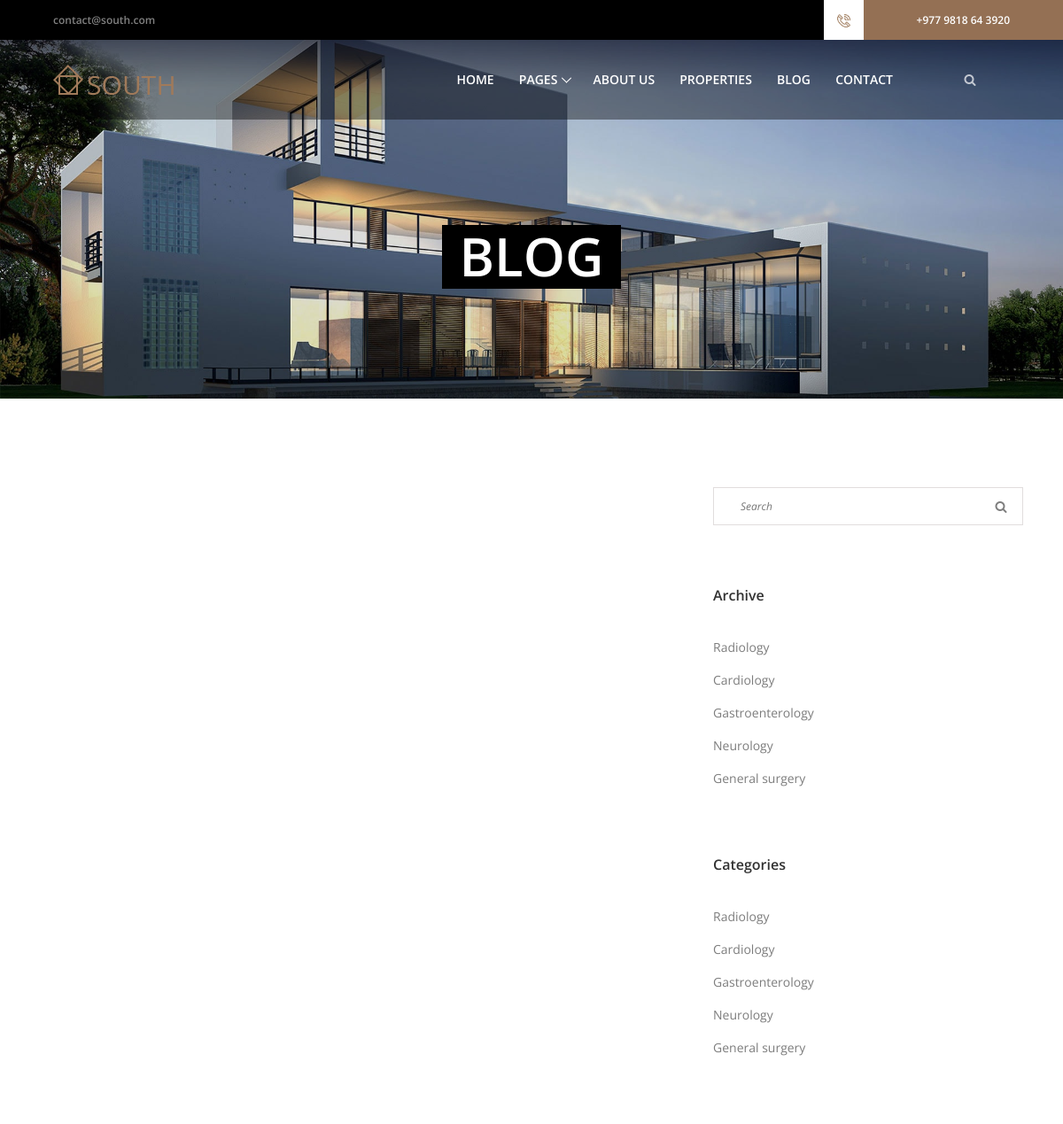
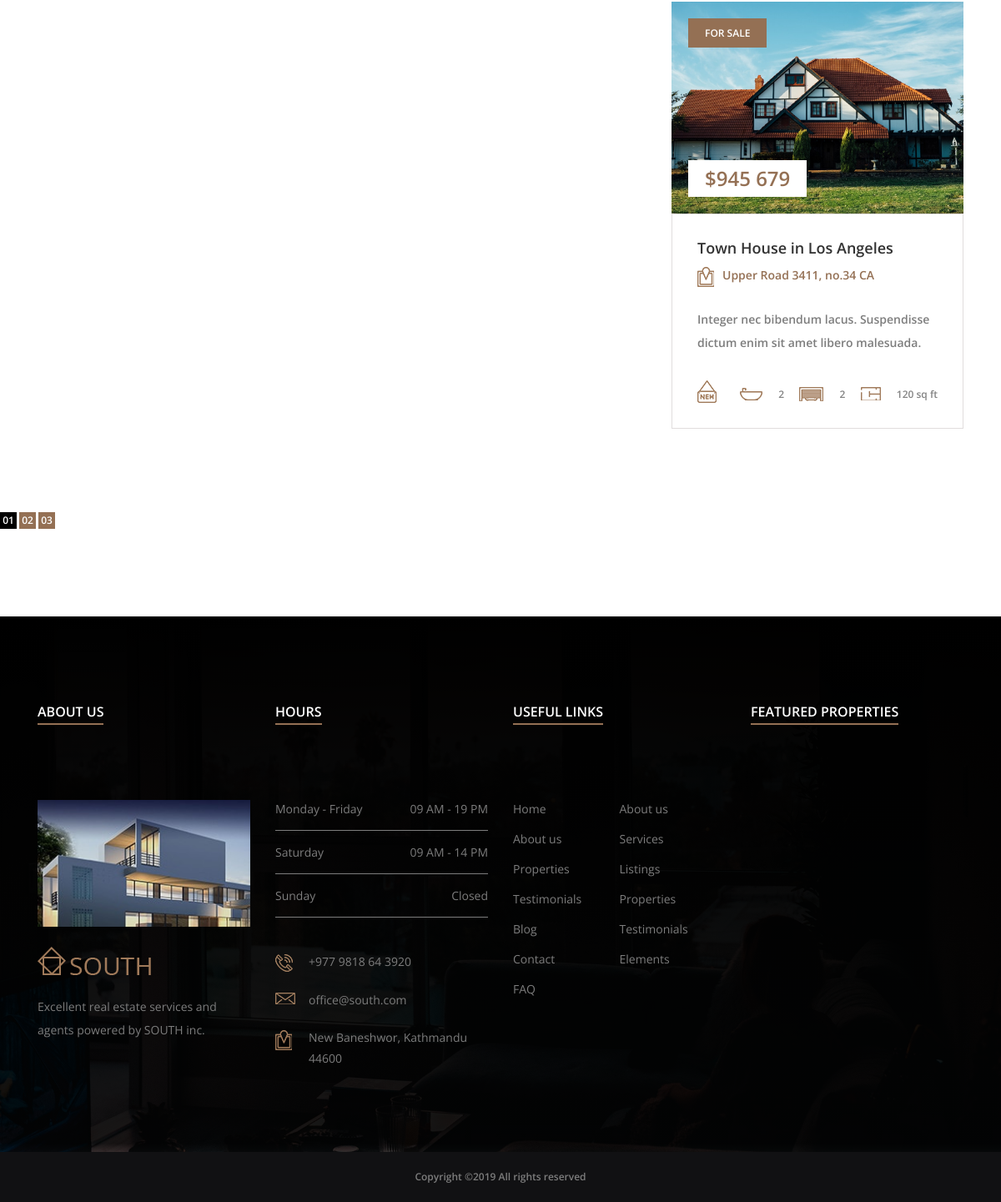
/blog, run on an earlier commit of the app's database (2 pictures, top to bottom).
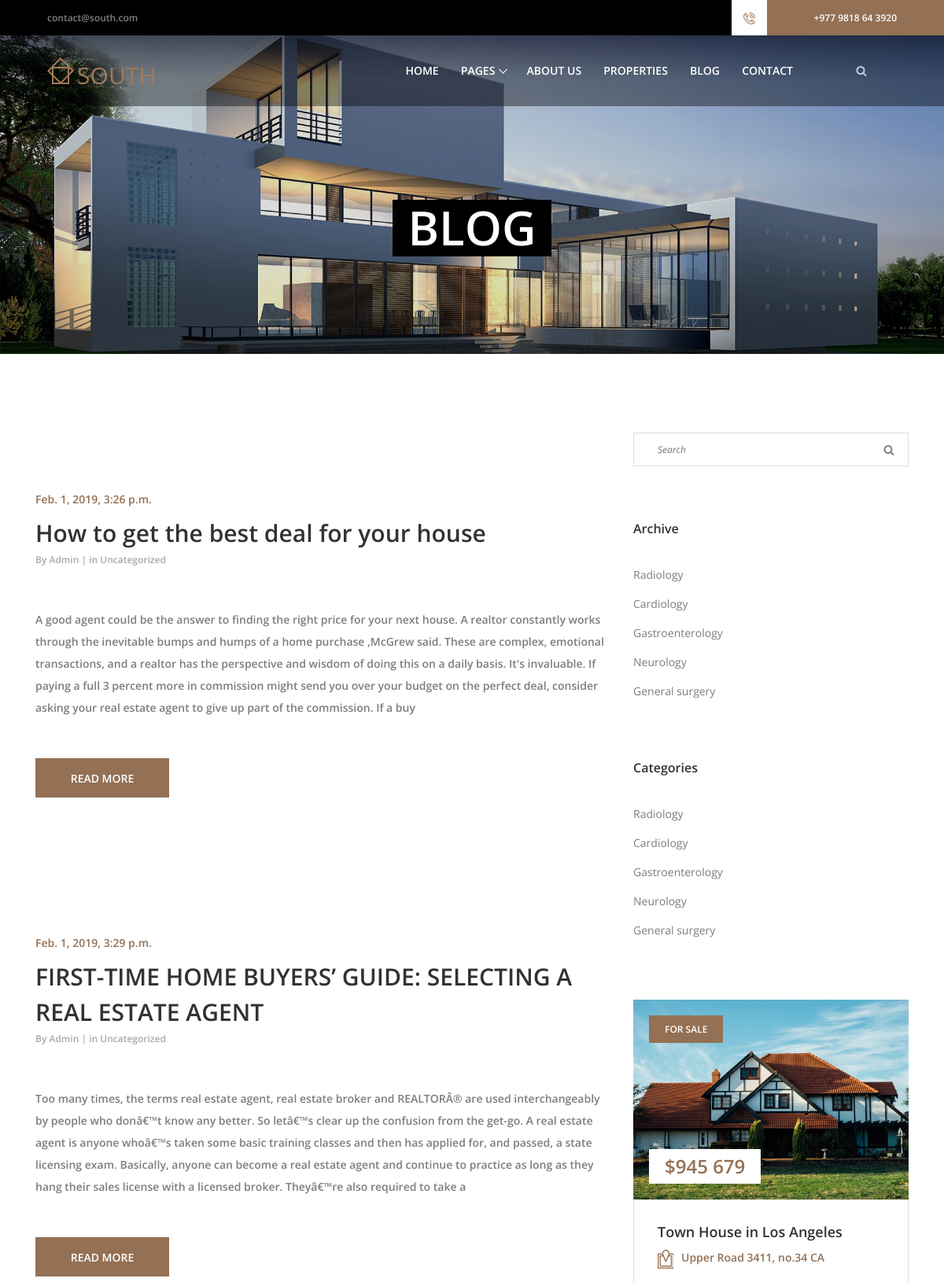
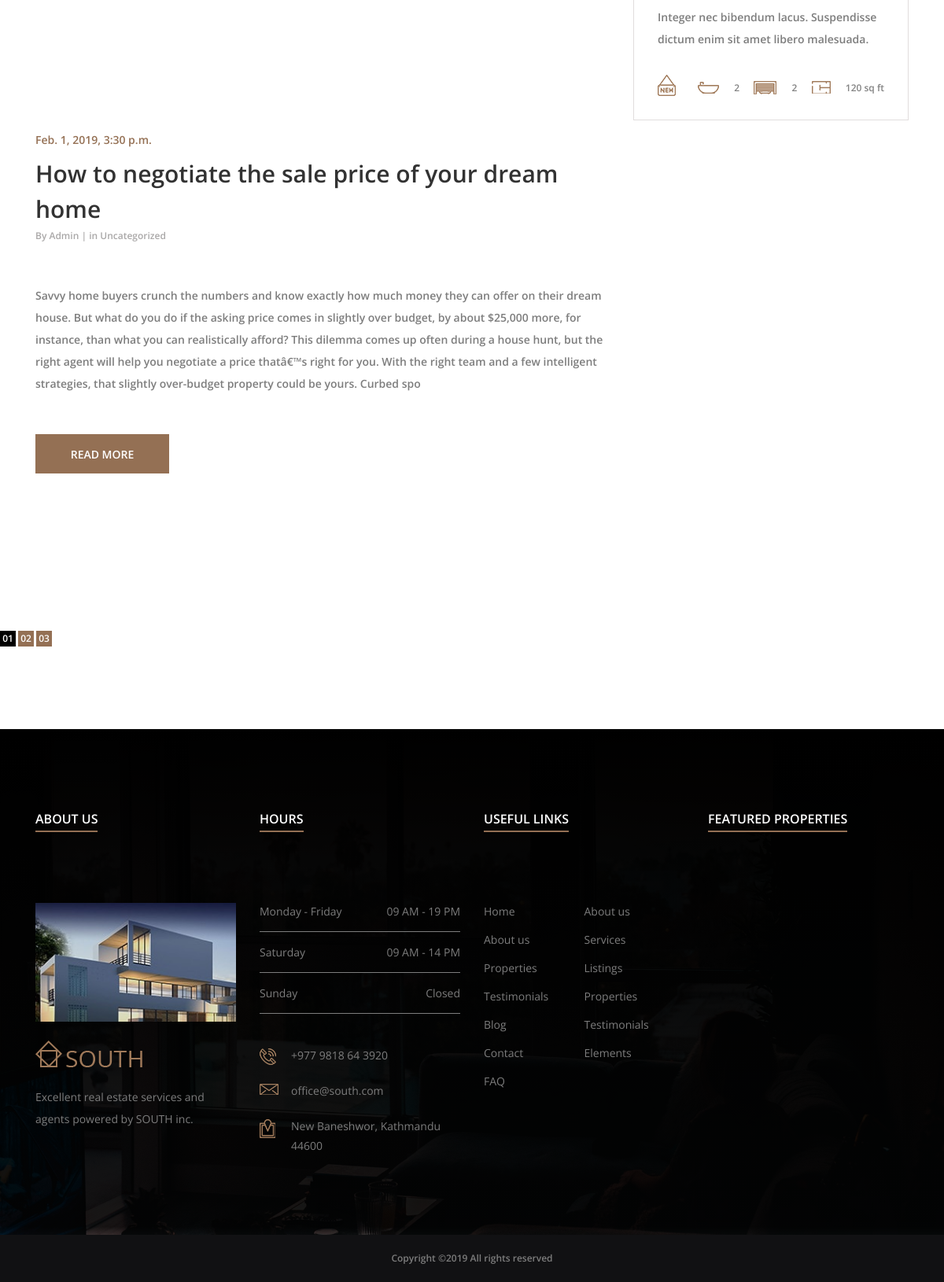
And on a later commit of the database (2 pictures, top to bottom).
### HomePage/models.py (models this page shows, shortened)
class Blog_Table(models.Model):
    published_by=models.CharField(max_length=100);
    published_date=models.DateTimeField();
    heading=models.CharField(max_length=200);
    description=models.TextField();
    image=models.ImageField();

### HomePage/views.py (the view)
# urls.py: path('blog',views.blog,name='blog'),
def blog(request):
    blg=Blog_Table.objects.all();
    for x in blg:
        if(x.description.__len__()<=500):
            x.description=x.description;
        else:
            x.description=x.description[0:500];
    return render(request,'blog.html',context={'blog_list':blg});

### templates/blog.html (shortened to what this page needs)
{% extends 'layout.html' %}
{% load staticfiles %}
{% block content %}
    <section class="breadcumb-area bg-img" style="background-image: url({% static 'img/bg-img/hero1.jpg'%});">
        <div class="container h-100">
            <div class="row h-100 align-items-center">
                <div class="col-12">
                    <div class="breadcumb-content">
                        <h3 class="breadcumb-title">Blog</h3>
                    </div>
                </div>
            </div>
        </div>
    </section>
    <section class="south-blog-area section-padding-100">
        <div class="container">
            <div class="row">
                <div class="col-12 col-lg-8">
                    {% for x in blog_list %}
                    <div class="single-blog-area mb-50">
                        <div class="blog-post-thumbnail">
                        </div>
                        <div class="post-content">
                            <div class="post-date">
                                <a href="#">{{x.published_date}}</a>
                            </div>
                            <a href="#" class="headline">{{ x.heading }}</a>
                            <div class="post-meta">
                                <p>By <a href="#">{{ x.published_by }}</a> | in <a href="#">Uncategorized</a> </p>
                            </div>
                            <p>{{ x.description }}</p>
                            <a href="{% url 'HomePage:blog_name_with_single' x.pk %}" class="btn south-btn">Read More</a>
                        </div>
                    </div>
                    {% endfor %}
                </div>
                <div class="col-12 col-lg-4">
                    <div class="blog-sidebar-area">
                        <div class="search-widget-area mb-70">
                            <form action="#" method="get">
                                <input type="search" name="search" id="search" placeholder="Search">
                                <button type="submit"><i class="fa fa-search"></i></button>
                            </form>
                        </div>
                        <div class="south-catagories-card mb-70">
                            <h5>Archive</h5>
                            <ul class="catagories-menu">
                                <li><a href="#">Radiology</a></li>
                                <li><a href="#">Cardiology</a></li>
                                <li><a href="#">Gastroenterology</a></li>
                                <li><a href="#">Neurology</a></li>
                                <li><a href="#">General surgery</a></li>
                            </ul>
                        </div>
                        <div class="south-catagories-card mb-70">
                            <h5>Categories</h5>
                            <ul class="catagories-menu">
                                <li><a href="#">Radiology</a></li>
                                <li><a href="#">Cardiology</a></li>
                                <li><a href="#">Gastroenterology</a></li>
                                <li><a href="#">Neurology</a></li>
                                <li><a href="#">General surgery</a></li>
                            </ul>
                        </div>
                            <div class="single-featured-property">
                                <div class="property-thumb">
                                    <img src="{% static 'img/bg-img/feature2.jpg'%}" alt="">
                                    <div class="tag">
                                        <span>For Sale</span>
                                    </div>
                                    <div class="list-price">
                                        <p>$945 679</p>
                                    </div>
                                </div>
                                <div class="property-content">
                                    <h5>Town House in Los Angeles</h5>
                                    <p class="location"><img src="{% static 'img/icons/location.png'%}" alt="">Upper Road 3411, no.34 CA</p>
                                    <p>Integer nec bibendum lacus. Suspendisse dictum enim sit amet libero malesuada.</p>
                                    <div class="property-meta-data d-flex align-items-end justify-content-between">
                                        <div class="new-tag">
                                            <img src="{% static 'img/icons/new.png'%}" alt="">
                                        </div>
                                        <div class="bathroom">
                                            <img src="{% static 'img/icons/bathtub.png'%}" alt="">
                                            <span>2</span>
                                        </div>
                                        <div class="garage">
                                            <img src="{% static 'img/icons/garage.png'%}" alt="">
                                            <span>2</span>
                                        </div>
                                        <div class="space">
                                            <img src="{% static 'img/icons/space.png'%}" alt="">
                                            <span>120 sq ft</span>
                                        </div>
                                    </div>
                                </div>
                            </div>
                        </div>
                    </div>
                </div>
            </div>
            <div class="row">
                <div class="col-12">
                    <div class="south-pagination mt-100 d-flex">
                        <nav aria-label="Page navigation">
                            <ul class="pagination">
                                <li class="page-item"><a class="page-link active" href="#">01</a></li>
                                <li class="page-item"><a class="page-link" href="#">02</a></li>
                                <li class="page-item"><a class="page-link" href="#">03</a></li>
                            </ul>
                        </nav>
                    </div>
                </div>
            </div>
    </section>
{% endblock %}

### templates/layout.html (shortened to what this page needs)
{% load static from staticfiles %}
<!DOCTYPE html>
<html lang="en">
<head>
    <link rel="stylesheet" href="{% static 'style.css' %}">
</head>
<body>
    <header class="header-area">
        <div class="top-header-area">
            <div class="h-100 d-md-flex justify-content-between align-items-center">
                <div class="email-address">
                    <a href="mailto:contact@south.com">contact@south.com</a>
                </div>
                <div class="phone-number d-flex">
                    <div class="icon">
                        <img src="{% static 'img/icons/phone-call.png'%}" alt="">
                    </div>
                    <div class="number">
                        <a href="tel:+977 9818 64 3920">+977 9818 64 3920</a>
                    </div>
                </div>
            </div>
        </div>
        <div class="main-header-area" id="stickyHeader">
            <div class="classy-nav-container breakpoint-off">
                <nav class="classy-navbar justify-content-between" id="southNav">
                    <a class="nav-brand" href="{% url 'HomePage:index' %}"><img src="{% static 'img/core-img/logo.png'%}" alt=""></a>
                    <div class="classy-menu">
                        <div class="classynav">
                            <ul>
                                <li><a href="{% url 'HomePage:index' %}">Home</a></li>
                                <li><a href="#">Pages</a>
                                </li>
                                <li><a href="{% url 'HomePage:about_us' %}">About Us</a></li>
                                <li><a href="{% url 'HomePage:listing' %}">Properties</a></li>
                                <li><a href="{% url 'HomePage:blog' %}">Blog</a></li>
                                <li><a href="{% url 'HomePage:contact' %}">Contact</a></li>
                            </ul>
                            <a href="#" class="searchbtn"><i class="fa" aria-hidden="true"></i></a>
                        </div>
                    </div>
                </nav>
            </div>
        </div>
    </header>
    {% block content %}{% endblock %}
    <footer class="footer-area section-padding-100-0 bg-img gradient-background-overlay" style="background-image: url({% static 'img/bg-img/cta.jpg'%});">
        <div class="main-footer-area">
            <div class="container">
                <div class="row">
                    <div class="col-12 col-sm-6 col-xl-3">
                        <div class="footer-widget-area mb-100">
                            <div class="widget-title">
                                <h6>About Us</h6>
                            </div>
                            <img src="{% static 'img/bg-img/footer.jpg'%}" alt="">
                            <div class="footer-logo my-4">
                                <img src="{% static 'img/core-img/logo.png'%}" alt="">
                            </div>
                            <p>Excellent real estate services and agents powered by SOUTH inc.</p>
                        </div>
                    </div>
                    <div class="col-12 col-sm-6 col-xl-3">
                        <div class="footer-widget-area mb-100">
                            <div class="widget-title">
                                <h6>Hours</h6>
                            </div>
                            <div class="weekly-office-hours">
                                <ul>
                                    <li class="d-flex align-items-center justify-content-between"><span>Monday - Friday</span> <span>09 AM - 19 PM</span></li>
                                    <li class="d-flex align-items-center justify-content-between"><span>Saturday</span> <span>09 AM - 14 PM</span></li>
                                    <li class="d-flex align-items-center justify-content-between"><span>Sunday</span> <span>Closed</span></li>
                                </ul>
                            </div>
                            <div class="address">
                                <h6><img src="{% static 'img/icons/phone-call.png'%}" alt=""> +977 9818 64 3920</h6>
                                <h6><img src="{% static 'img/icons/envelope.png'%}" alt=""> office@south.com</h6>
                                <h6><img src="{% static 'img/icons/location.png'%}" alt=""> New Baneshwor, Kathmandu 44600</h6>
                            </div>
                        </div>
                    </div>
                    <div class="col-12 col-sm-6 col-xl-3">
                        <div class="footer-widget-area mb-100">
                            <div class="widget-title">
                                <h6>Useful Links</h6>
                            </div>
                            <ul class="useful-links-nav d-flex align-items-center">
                                <li><a href="#">Home</a></li>
                                <li><a href="#">About us</a></li>
                                <li><a href="#">About us</a></li>
                                <li><a href="#">Services</a></li>
                                <li><a href="#">Properties</a></li>
                                <li><a href="#">Listings</a></li>
                                <li><a href="#">Testimonials</a></li>
                                <li><a href="#">Properties</a></li>
                                <li><a href="#">Blog</a></li>
                                <li><a href="#">Testimonials</a></li>
                                <li><a href="#">Contact</a></li>
                                <li><a href="#">Elements</a></li>
                                <li><a href="#">FAQ</a></li>
                            </ul>
                        </div>
                    </div>
                    <div class="col-12 col-sm-6 col-xl-3">
                        <div class="footer-widget-area mb-100">
                            <div class="widget-title">
                                <h6>Featured Properties</h6>
                            </div>
                        </div>
                    </div>
                </div>
            </div>
        </div>
        <div class="copywrite-text d-flex align-items-center justify-content-center">
            <p>
Copyright &copy;<script>document.write(new Date().getFullYear());</script> All rights reserved
        </div>
    </footer>
</body>
</html>

What changed in the data, as far as the page shows it:
added Blog_Table: published_date "Feb. 1, 2019, 3:26 p.m.", heading "How to get the best deal for your house", published_by "Admin", description "A good agent could be the answer to finding the right price for your next house. A realtor constantly works through the inevitable bumps and humps of a home purchase ,McGrew said. These are complex, emotional transactions, and a realtor has the perspective and wisdom of doing this on a daily basis. It's invaluable. If paying a full 3 percent more in commission might send you over your budget on the perfect deal, consider asking your real estate agent to give up part of the commission. If a buy"
added Blog_Table: published_date "Feb. 1, 2019, 3:29 p.m.", heading "FIRST-TIME HOME BUYERS’ GUIDE: SELECTING A REAL ESTATE AGENT", published_by "Admin", description "Too many times, the terms real estate agent, real estate broker and REALTORÂ® are used interchangeably by people who donâ€™t know any better. So letâ€™s clear up the confusion from the get-go. A real estate agent is anyone whoâ€™s taken some basic training classes and then has applied for, and passed, a state licensing exam. Basically, anyone can become a real estate agent and continue to practice as long as they hang their sales license with a licensed broker. Theyâ€™re also required to take a"
added Blog_Table: published_date "Feb. 1, 2019, 3:30 p.m.", heading "How to negotiate the sale price of your dream home", published_by "Admin", description "Savvy home buyers crunch the numbers and know exactly how much money they can offer on their dream house. But what do you do if the asking price comes in slightly over budget, by about $25,000 more, for instance, than what you can realistically afford? This dilemma comes up often during a house hunt, but the right agent will help you negotiate a price thatâ€™s right for you. With the right team and a few intelligent strategies, that slightly over-budget property could be yours. Curbed spo"
